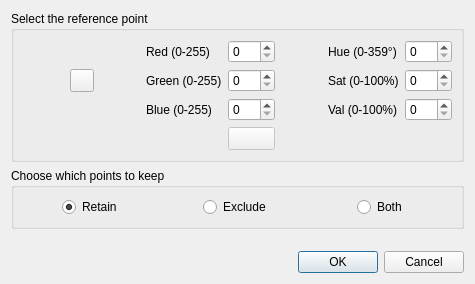
<?xml version="1.0" encoding="UTF-8"?>
<ui version="4.0">
 <class>HSVDialog</class>
 <widget class="QDialog" name="HSVDialog">
  <property name="geometry">
   <rect>
    <x>0</x>
    <y>0</y>
    <width>475</width>
    <height>284</height>
   </rect>
  </property>
  <property name="sizePolicy">
   <sizepolicy hsizetype="Fixed" vsizetype="Fixed">
    <horstretch>0</horstretch>
    <verstretch>0</verstretch>
   </sizepolicy>
  </property>
  <property name="windowTitle">
   <string>HSV color setting</string>
  </property>
  <property name="sizeGripEnabled">
   <bool>false</bool>
  </property>
  <layout class="QVBoxLayout" name="verticalLayout">
   <item>
    <widget class="QGroupBox" name="centerGroupBox">
     <property name="sizePolicy">
      <sizepolicy hsizetype="Preferred" vsizetype="Maximum">
       <horstretch>0</horstretch>
       <verstretch>0</verstretch>
      </sizepolicy>
     </property>
     <property name="title">
      <string>Select the reference point </string>
     </property>
     <property name="flat">
      <bool>true</bool>
     </property>
     <layout class="QGridLayout" name="gridLayout_3">
      <item row="1" column="0">
       <spacer name="horizontalSpacer_6">
        <property name="orientation">
         <enum>Qt::Horizontal</enum>
        </property>
        <property name="sizeHint" stdset="0">
         <size>
          <width>40</width>
          <height>20</height>
         </size>
        </property>
       </spacer>
      </item>
      <item row="0" column="7">
       <widget class="QSpinBox" name="hue">
        <property name="maximum">
         <number>359</number>
        </property>
       </widget>
      </item>
      <item row="1" column="1">
       <widget class="QToolButton" name="pointPickingButton_first">
        <property name="toolTip">
         <string>Pick the plane center (click again to cancel)</string>
        </property>
        <property name="icon">
         <iconset resource="../../../../qCC/icons.qrc">
          <normaloff>:/CC/images/ccPointPicking.png</normaloff>:/CC/images/ccPointPicking.png</iconset>
        </property>
        <property name="checkable">
         <bool>true</bool>
        </property>
       </widget>
      </item>
      <item row="0" column="5">
       <spacer name="horizontalSpacer_2">
        <property name="orientation">
         <enum>Qt::Horizontal</enum>
        </property>
        <property name="sizeHint" stdset="0">
         <size>
          <width>40</width>
          <height>20</height>
         </size>
        </property>
       </spacer>
      </item>
      <item row="2" column="4">
       <widget class="QSpinBox" name="blue">
        <property name="maximum">
         <number>255</number>
        </property>
       </widget>
      </item>
      <item row="1" column="7">
       <widget class="QSpinBox" name="sat">
        <property name="maximum">
         <number>100</number>
        </property>
       </widget>
      </item>
      <item row="0" column="6">
       <widget class="QLabel" name="label_4">
        <property name="text">
         <string>Hue (0-359°)</string>
        </property>
       </widget>
      </item>
      <item row="1" column="2">
       <spacer name="horizontalSpacer_5">
        <property name="orientation">
         <enum>Qt::Horizontal</enum>
        </property>
        <property name="sizeHint" stdset="0">
         <size>
          <width>40</width>
          <height>20</height>
         </size>
        </property>
       </spacer>
      </item>
      <item row="2" column="3">
       <widget class="QLabel" name="label_3">
        <property name="text">
         <string>Blue (0-255)</string>
        </property>
       </widget>
      </item>
      <item row="2" column="7">
       <widget class="QSpinBox" name="val">
        <property name="maximum">
         <number>100</number>
        </property>
       </widget>
      </item>
      <item row="1" column="5">
       <spacer name="horizontalSpacer_3">
        <property name="orientation">
         <enum>Qt::Horizontal</enum>
        </property>
        <property name="sizeHint" stdset="0">
         <size>
          <width>40</width>
          <height>20</height>
         </size>
        </property>
       </spacer>
      </item>
      <item row="1" column="3">
       <widget class="QLabel" name="label_2">
        <property name="text">
         <string>Green (0-255)</string>
        </property>
       </widget>
      </item>
      <item row="1" column="4">
       <widget class="QSpinBox" name="green">
        <property name="maximum">
         <number>255</number>
        </property>
       </widget>
      </item>
      <item row="1" column="6">
       <widget class="QLabel" name="label_5">
        <property name="text">
         <string>Sat (0-100%)</string>
        </property>
       </widget>
      </item>
      <item row="0" column="4">
       <widget class="QSpinBox" name="red">
        <property name="maximum">
         <number>255</number>
        </property>
       </widget>
      </item>
      <item row="2" column="5">
       <spacer name="horizontalSpacer_7">
        <property name="orientation">
         <enum>Qt::Horizontal</enum>
        </property>
        <property name="sizeHint" stdset="0">
         <size>
          <width>40</width>
          <height>20</height>
         </size>
        </property>
       </spacer>
      </item>
      <item row="0" column="3">
       <widget class="QLabel" name="label">
        <property name="text">
         <string>Red (0-255)</string>
        </property>
       </widget>
      </item>
      <item row="2" column="6">
       <widget class="QLabel" name="label_6">
        <property name="text">
         <string>Val (0-100%)</string>
        </property>
       </widget>
      </item>
      <item row="3" column="4">
       <widget class="QToolButton" name="rgbColorToolButton">
        <property name="enabled">
         <bool>false</bool>
        </property>
        <property name="sizePolicy">
         <sizepolicy hsizetype="Expanding" vsizetype="Fixed">
          <horstretch>0</horstretch>
          <verstretch>0</verstretch>
         </sizepolicy>
        </property>
       </widget>
      </item>
     </layout>
    </widget>
   </item>
   <item>
    <widget class="QGroupBox" name="horizontalGroupBox">
     <property name="sizePolicy">
      <sizepolicy hsizetype="Preferred" vsizetype="Maximum">
       <horstretch>0</horstretch>
       <verstretch>0</verstretch>
      </sizepolicy>
     </property>
     <property name="title">
      <string>Choose which points to keep </string>
     </property>
     <layout class="QHBoxLayout" name="horizontalLayout">
      <item alignment="Qt::AlignHCenter">
       <widget class="QRadioButton" name="retain">
        <property name="text">
         <string>Retain</string>
        </property>
        <property name="checked">
         <bool>true</bool>
        </property>
       </widget>
      </item>
      <item alignment="Qt::AlignHCenter">
       <widget class="QRadioButton" name="exclude">
        <property name="text">
         <string>Exclude</string>
        </property>
       </widget>
      </item>
      <item alignment="Qt::AlignHCenter">
       <widget class="QRadioButton" name="both">
        <property name="text">
         <string>Both</string>
        </property>
       </widget>
      </item>
     </layout>
    </widget>
   </item>
   <item>
    <spacer name="verticalSpacer">
     <property name="orientation">
      <enum>Qt::Vertical</enum>
     </property>
     <property name="sizeHint" stdset="0">
      <size>
       <width>20</width>
       <height>40</height>
      </size>
     </property>
    </spacer>
   </item>
   <item>
    <widget class="QDialogButtonBox" name="buttonBox">
     <property name="orientation">
      <enum>Qt::Horizontal</enum>
     </property>
     <property name="standardButtons">
      <set>QDialogButtonBox::Cancel|QDialogButtonBox::Ok</set>
     </property>
    </widget>
   </item>
  </layout>
 </widget>
 <resources>
  <include location="../../../../qCC/icons.qrc"/>
 </resources>
 <connections>
  <connection>
   <sender>buttonBox</sender>
   <signal>accepted()</signal>
   <receiver>HSVDialog</receiver>
   <slot>accept()</slot>
   <hints>
    <hint type="sourcelabel">
     <x>218</x>
     <y>114</y>
    </hint>
    <hint type="destinationlabel">
     <x>157</x>
     <y>118</y>
    </hint>
   </hints>
  </connection>
  <connection>
   <sender>buttonBox</sender>
   <signal>rejected()</signal>
   <receiver>HSVDialog</receiver>
   <slot>reject()</slot>
   <hints>
    <hint type="sourcelabel">
     <x>260</x>
     <y>120</y>
    </hint>
    <hint type="destinationlabel">
     <x>280</x>
     <y>118</y>
    </hint>
   </hints>
  </connection>
 </connections>
</ui>
